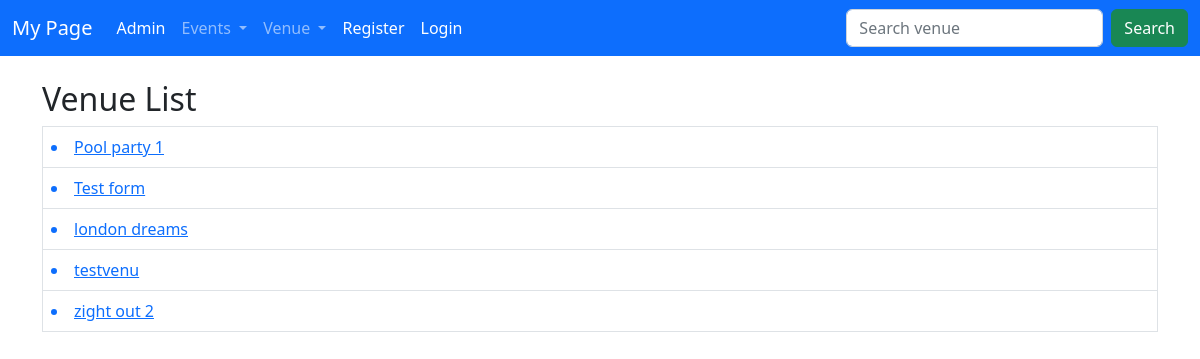
Screenshot of /venue_list/ with the database file from the repository.
### events/models.py (models this page shows)
class Venue(models.Model):
    name = models.CharField('Venue Name', max_length=150)
    address = models.CharField(max_length=300)
    zip_code = models.CharField('Zip Code', max_length=10)
    phone = models.CharField('Contact Number',max_length=15)
    web = models.URLField('Website Address')
    email_address = models.EmailField('Email')
    def __str__(self):
        return self.name

### events/views.py (the view)
# urls.py: path('venue_list/', views.venue_list, name="venue-list"),
def venue_list(request):
    venue_list = Venue.objects.all().order_by('name')
    return render(request, 'events/venue_page.html', {'venue_list': venue_list })

### events/templates/events/venue_page.html (shortened to what this page needs)
{% extends 'events/base.html' %}
{% block content %}
<h2>Venue List</h2>
<table class="table table-hover table-bordered">
    {% for venue in venue_list %}
    <tr>
        <td>
            <a href="{% url 'venue-detail' venue.id %}"><li>{{ venue }}</li></a>
        </td>
    </tr>
    {% endfor %}
</table>
{% endblock %}

### rows the page displays
Venue: name "Pool party 1"
Venue: name "Test form"
Venue: name "london dreams"
Venue: name "testvenu"
Venue: name "zight out 2"
